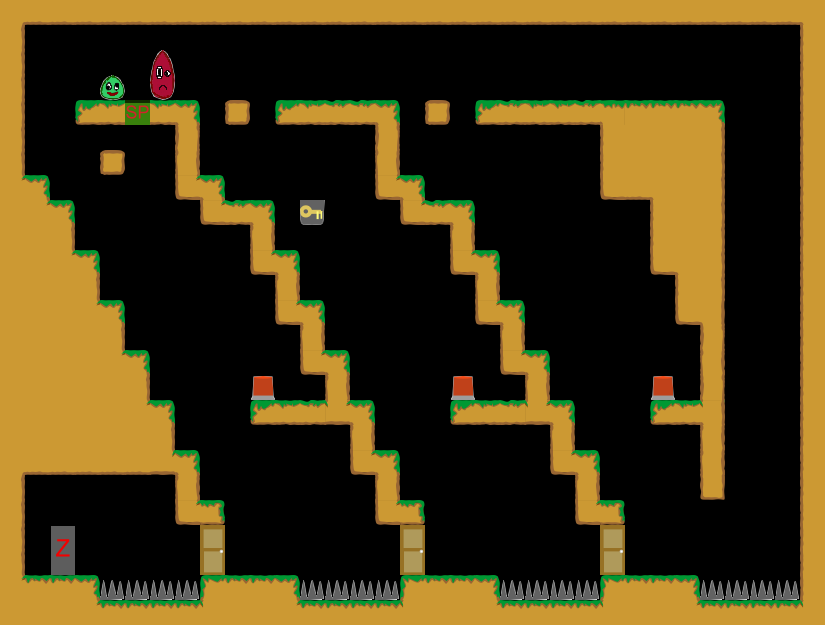

This game map was drawn from its Tiled (.tmx) file and the tilesets committed beside it. A one-line description and the trimmed map source follow:
An orthogonal 33x25 tile map with 25x25 px tiles, 1 tile layer (Kachelebene 1).

<map version="1.0" orientation="orthogonal" width="33" height="25" tilewidth="25" tileheight="25">
 <tileset firstgid="1" name="Tileset" tilewidth="25" tileheight="25">
  <image source="../../../img/Tileset.png" width="400" height="250" />
 </tileset>
 <layer name="Kachelebene 1" width="33" height="25">
  <data>[825 cells, 325 non-empty, 38 distinct tile ids]</data>
 </layer>
</map>
